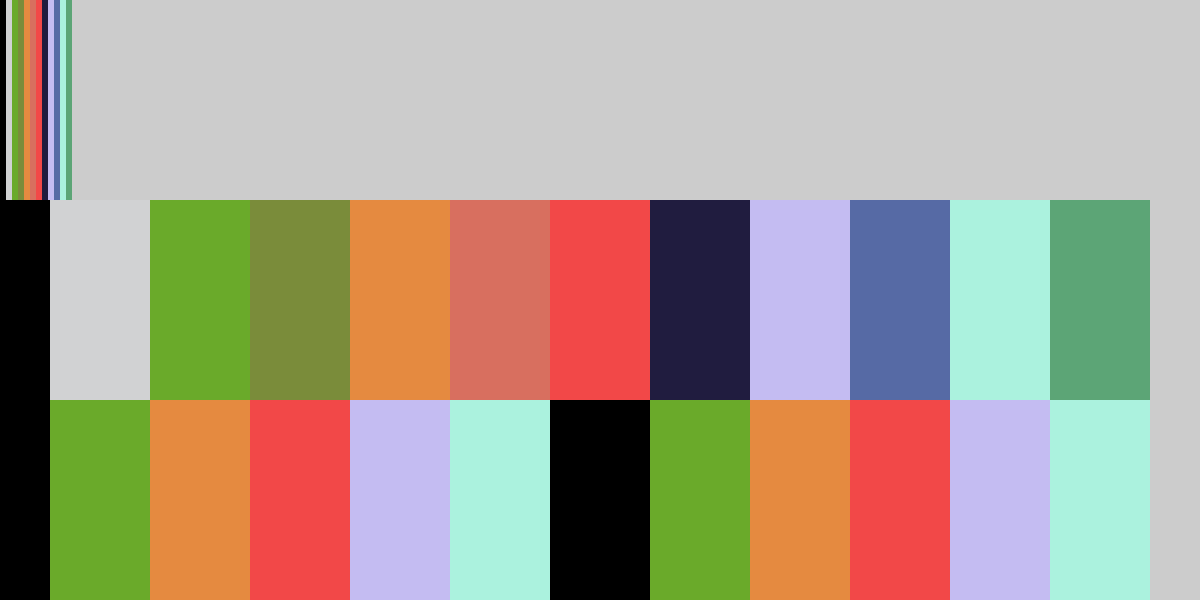
Frame 1 (no input)
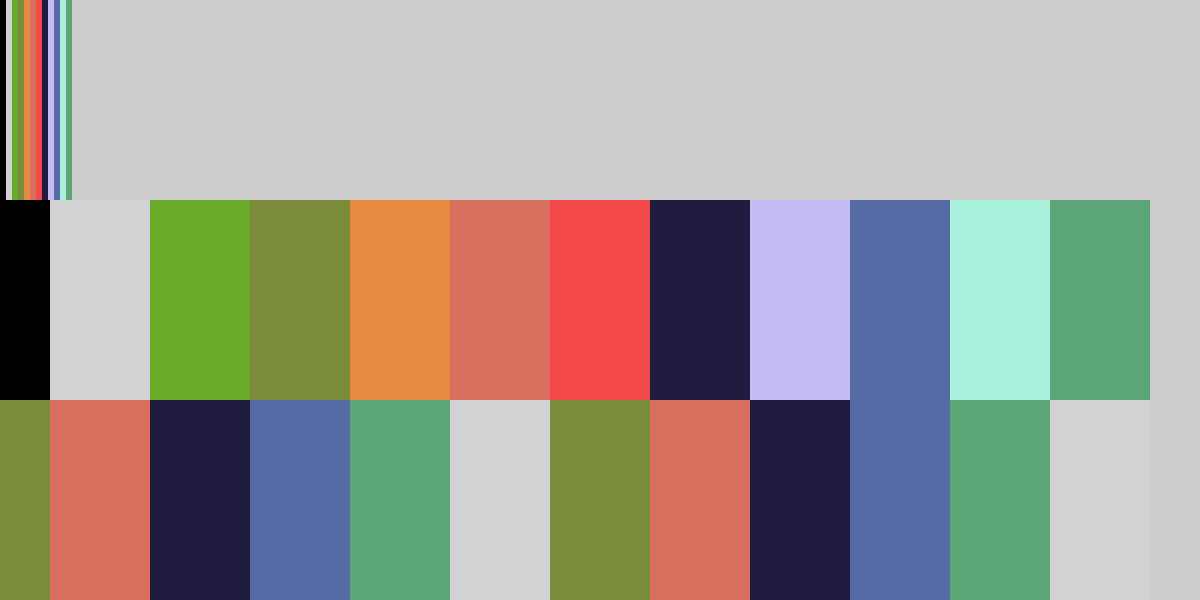
Frame 60 (the mouse pressed at the canvas centre just before this capture)
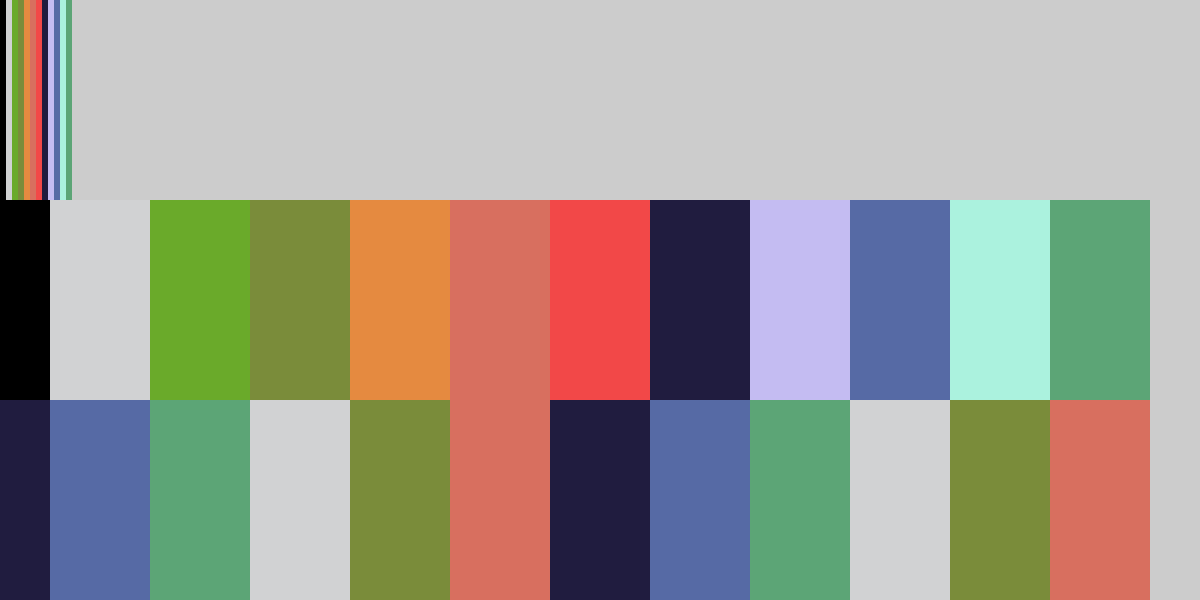
Frame 120 (the mouse held since frame 60 and released just before this capture)

The Processing sketch that drew these frames (run headless with seeded random() and noise(); from frame 60 on, the mouse is pressed at the canvas centre):

// Processing sketch: colorBars
// ── colorBars.pde



int aCount, bCount;
color[] paletteA = new color[12]; // 
color[] paletteB = new color[12]; // Evenly spaced sample of 6 colors across the entire spectrum
color[] colorarray=new color[12];

void setup(){
  //frameRate(2);

  textMode(SCREEN);
  rectMode(CORNERS);
  noStroke();
  size(1200,600);
  colorMode(HSB, 360, 100, 100);
  
  //HSV values 
  //direct color
  colorarray[0]= color(0,0,0);
  colorarray[1]= color(200,1,83);
  //colors of aurora
  colorarray[2]= color(90, 75, 67);
  colorarray[3]=color(73, 58, 55);
  colorarray[4]=color(27, 72, 90);
  //  are kinda pink
  colorarray[5] = color(8, 56, 85);
  colorarray[6] = color(0, 70, 95);
  //northern lights by aguanno
  colorarray[7] = color(247, 55, 25);
  colorarray[8] = color(248, 22, 95);
  colorarray[9] = color(225, 48, 65);
  colorarray[10] = color(163, 29, 95);
  colorarray[11] = color(141, 44, 65);
  
  aCount = 0;
  bCount = 0;
  
  for (int i = 0; i < 12; i++) {           // Define palette A
    paletteA[aCount] = colorarray[i]; 
    aCount = aCount + 1;
  }
  for (int j = 0; j < 12; j++) {             // Define palette B
    paletteB[j] = colorarray[j];
  }
drawPaletteA();
  //drawPaletteB();

}

void drawPaletteA() 
{
 // top bar
  for (int j = 0; j < 12; j++) {
    fill(paletteA[j]);
    rect(j * 6, 0, j * 6 + 6, 200);
  }
  
// fill(colorarray[0]);
 //rect(0, 200, 50, 400);
 
//middle bar
 for (int j = 0; j < 12; j++) {
    fill(colorarray[j]);
    paletteB[j] = colorarray[j];
    rect(j * 100 - 50, 200, j * 100 + 50, 400);
  }
  
//  fill(colorarray[0]);
 // rect(550, 200, 600, 400);
}

void draw() 
{
  for (int j = 0; j < 12; j++) 
  {             // Define palette B
    aCount = j * 2 + bCount; //offset speed
    aCount = aCount - (floor(aCount / 12) *12);
    paletteB[j] = paletteA[aCount];
    //mouseX;
  }

//  fill(paletteB[0]);
//  rect(0, 400, 50, 600);

//offset bar
  for (int j = 0; j < 12; j++) 
  {
    fill(paletteB[j]);
    rect(j * 100 - 50, 400, j * 100 + 50, 600);
  }
  
//  fill(paletteB[0]);
//  rect(550, 400, 600, 600);
  if(bCount > 12) {
    bCount = 0;
  } else {
    bCount = bCount + 1;
  }

}
